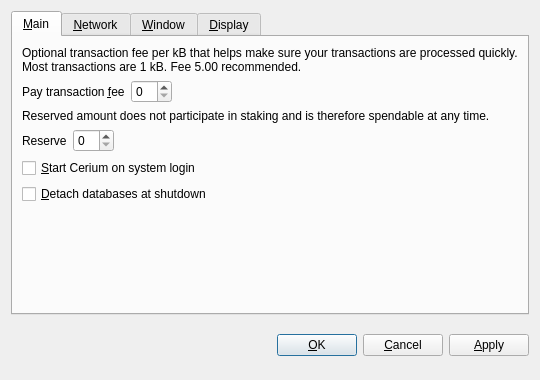
<?xml version="1.0" encoding="UTF-8"?>
<ui version="4.0">
 <class>OptionsDialog</class>
 <widget class="QDialog" name="OptionsDialog">
  <property name="geometry">
   <rect>
    <x>0</x>
    <y>0</y>
    <width>540</width>
    <height>380</height>
   </rect>
  </property>
  <property name="windowTitle">
   <string>Options</string>
  </property>
  <property name="modal">
   <bool>true</bool>
  </property>
  <layout class="QVBoxLayout" name="verticalLayout">
   <item>
    <widget class="QTabWidget" name="tabWidget">
     <property name="tabPosition">
      <enum>QTabWidget::North</enum>
     </property>
     <property name="currentIndex">
      <number>0</number>
     </property>
     <widget class="QWidget" name="tabMain">
      <attribute name="title">
       <string>&amp;Main</string>
      </attribute>
      <layout class="QVBoxLayout" name="verticalLayout_Main">
       <item>
        <widget class="QLabel" name="transactionFeeInfoLabel">
         <property name="text">
          <string>Optional transaction fee per kB that helps make sure your transactions are processed quickly. Most transactions are 1 kB. Fee 5.00 recommended.</string>
         </property>
         <property name="textFormat">
          <enum>Qt::PlainText</enum>
         </property>
         <property name="wordWrap">
          <bool>true</bool>
         </property>
        </widget>
       </item>
       <item>
        <layout class="QHBoxLayout" name="horizontalLayoutFee">
         <item>
          <widget class="QLabel" name="transactionFeeLabel">
           <property name="text">
            <string>Pay transaction &amp;fee</string>
           </property>
           <property name="textFormat">
            <enum>Qt::PlainText</enum>
           </property>
           <property name="buddy">
            <cstring>transactionFee</cstring>
           </property>
          </widget>
         </item>
         <item>
          <widget class="BitcoinAmountField" name="transactionFee"/>
         </item>
         <item>
          <spacer name="horizontalSpacerFee">
           <property name="orientation">
            <enum>Qt::Horizontal</enum>
           </property>
           <property name="sizeHint" stdset="0">
            <size>
             <width>40</width>
             <height>20</height>
            </size>
           </property>
          </spacer>
         </item>
        </layout>
       </item>
       <item>
        <widget class="QLabel" name="reserveBalanceInfoLabel">
         <property name="text">
          <string>Reserved amount does not participate in staking and is therefore spendable at any time.</string>
         </property>
         <property name="textFormat">
          <enum>Qt::PlainText</enum>
         </property>
         <property name="wordWrap">
          <bool>true</bool>
         </property>
        </widget>
       </item>
       <item>
        <layout class="QHBoxLayout" name="horizontalLayoutReserveBalance">
         <item>
          <widget class="QLabel" name="reserveBalanceLabel">
           <property name="text">
            <string>Reserve</string>
           </property>
           <property name="textFormat">
            <enum>Qt::PlainText</enum>
           </property>
           <property name="buddy">
            <cstring>reserveBalance</cstring>
           </property>
          </widget>
         </item>
         <item>
          <widget class="BitcoinAmountField" name="reserveBalance"/>
         </item>
         <item>
          <spacer name="horizontalSpacerReserveBalance">
           <property name="orientation">
            <enum>Qt::Horizontal</enum>
           </property>
           <property name="sizeHint" stdset="0">
            <size>
             <width>40</width>
             <height>20</height>
            </size>
           </property>
          </spacer>
         </item>
        </layout>
       </item>
       <item>
        <widget class="QCheckBox" name="bitcoinAtStartup">
         <property name="toolTip">
          <string>Automatically start Cerium after logging in to the system.</string>
         </property>
         <property name="text">
          <string>&amp;Start Cerium on system login</string>
         </property>
        </widget>
       </item>
       <item>
        <widget class="QCheckBox" name="detachDatabases">
         <property name="toolTip">
          <string>Detach block and address databases at shutdown. This means they can be moved to another data directory, but it slows down shutdown. The wallet is always detached.</string>
         </property>
         <property name="text">
          <string>&amp;Detach databases at shutdown</string>
         </property>
        </widget>
       </item>
       <item>
        <spacer name="verticalSpacer_Main">
         <property name="orientation">
          <enum>Qt::Vertical</enum>
         </property>
         <property name="sizeHint" stdset="0">
          <size>
           <width>20</width>
           <height>40</height>
          </size>
         </property>
        </spacer>
       </item>
      </layout>
     </widget>
     <widget class="QWidget" name="tabNetwork">
      <attribute name="title">
       <string>&amp;Network</string>
      </attribute>
      <layout class="QVBoxLayout" name="verticalLayout_Network">
       <item>
        <widget class="QCheckBox" name="mapPortUpnp">
         <property name="toolTip">
          <string>Automatically open the Cerium client port on the router. This only works when your router supports UPnP and it is enabled.</string>
         </property>
         <property name="text">
          <string>Map port using &amp;UPnP</string>
         </property>
        </widget>
       </item>
       <item>
        <widget class="QCheckBox" name="connectSocks">
         <property name="toolTip">
          <string>Connect to the Cerium network through a SOCKS proxy (e.g. when connecting through Tor).</string>
         </property>
         <property name="text">
          <string>&amp;Connect through SOCKS proxy:</string>
         </property>
        </widget>
       </item>
       <item>
        <layout class="QHBoxLayout" name="horizontalLayout_Network">
         <item>
          <widget class="QLabel" name="proxyIpLabel">
           <property name="text">
            <string>Proxy &amp;IP:</string>
           </property>
           <property name="textFormat">
            <enum>Qt::PlainText</enum>
           </property>
           <property name="buddy">
            <cstring>proxyIp</cstring>
           </property>
          </widget>
         </item>
         <item>
          <widget class="QValidatedLineEdit" name="proxyIp">
           <property name="maximumSize">
            <size>
             <width>140</width>
             <height>16777215</height>
            </size>
           </property>
           <property name="toolTip">
            <string>IP address of the proxy (e.g. 127.0.0.1)</string>
           </property>
          </widget>
         </item>
         <item>
          <widget class="QLabel" name="proxyPortLabel">
           <property name="text">
            <string>&amp;Port:</string>
           </property>
           <property name="textFormat">
            <enum>Qt::PlainText</enum>
           </property>
           <property name="buddy">
            <cstring>proxyPort</cstring>
           </property>
          </widget>
         </item>
         <item>
          <widget class="QLineEdit" name="proxyPort">
           <property name="maximumSize">
            <size>
             <width>55</width>
             <height>16777215</height>
            </size>
           </property>
           <property name="toolTip">
            <string>Port of the proxy (e.g. 9050)</string>
           </property>
          </widget>
         </item>
         <item>
          <widget class="QLabel" name="socksVersionLabel">
           <property name="text">
            <string>SOCKS &amp;Version:</string>
           </property>
           <property name="textFormat">
            <enum>Qt::PlainText</enum>
           </property>
           <property name="buddy">
            <cstring>socksVersion</cstring>
           </property>
          </widget>
         </item>
         <item>
          <widget class="QValueComboBox" name="socksVersion">
           <property name="toolTip">
            <string>SOCKS version of the proxy (e.g. 5)</string>
           </property>
          </widget>
         </item>
         <item>
          <spacer name="horizontalSpacer_Network">
           <property name="orientation">
            <enum>Qt::Horizontal</enum>
           </property>
           <property name="sizeHint" stdset="0">
            <size>
             <width>40</width>
             <height>20</height>
            </size>
           </property>
          </spacer>
         </item>
        </layout>
       </item>
       <item>
        <spacer name="verticalSpacer_Network">
         <property name="orientation">
          <enum>Qt::Vertical</enum>
         </property>
         <property name="sizeHint" stdset="0">
          <size>
           <width>20</width>
           <height>40</height>
          </size>
         </property>
        </spacer>
       </item>
      </layout>
     </widget>
     <widget class="QWidget" name="tabWindow">
      <attribute name="title">
       <string>&amp;Window</string>
      </attribute>
      <layout class="QVBoxLayout" name="verticalLayout_Window">
       <item>
        <widget class="QCheckBox" name="minimizeToTray">
         <property name="toolTip">
          <string>Show only a tray icon after minimizing the window.</string>
         </property>
         <property name="text">
          <string>&amp;Minimize to the tray instead of the taskbar</string>
         </property>
        </widget>
       </item>
       <item>
        <widget class="QCheckBox" name="minimizeOnClose">
         <property name="toolTip">
          <string>Minimize instead of exit the application when the window is closed. When this option is enabled, the application will be closed only after selecting Quit in the menu.</string>
         </property>
         <property name="text">
          <string>M&amp;inimize on close</string>
         </property>
        </widget>
       </item>
       <item>
        <spacer name="verticalSpacer_Window">
         <property name="orientation">
          <enum>Qt::Vertical</enum>
         </property>
         <property name="sizeHint" stdset="0">
          <size>
           <width>20</width>
           <height>40</height>
          </size>
         </property>
        </spacer>
       </item>
      </layout>
     </widget>
     <widget class="QWidget" name="tabDisplay">
      <attribute name="title">
       <string>&amp;Display</string>
      </attribute>
      <layout class="QVBoxLayout" name="verticalLayout_Display">
       <item>
        <layout class="QHBoxLayout" name="horizontalLayout_1_Display">
         <item>
          <widget class="QLabel" name="langLabel">
           <property name="text">
            <string>User Interface &amp;language:</string>
           </property>
           <property name="textFormat">
            <enum>Qt::PlainText</enum>
           </property>
           <property name="buddy">
            <cstring>lang</cstring>
           </property>
          </widget>
         </item>
         <item>
          <widget class="QValueComboBox" name="lang">
           <property name="toolTip">
            <string>The user interface language can be set here. This setting will take effect after restarting Cerium.</string>
           </property>
          </widget>
         </item>
        </layout>
       </item>
       <item>
        <layout class="QHBoxLayout" name="horizontalLayout_2_Display">
         <item>
          <widget class="QLabel" name="unitLabel">
           <property name="text">
            <string>&amp;Unit to show amounts in:</string>
           </property>
           <property name="textFormat">
            <enum>Qt::PlainText</enum>
           </property>
           <property name="buddy">
            <cstring>unit</cstring>
           </property>
          </widget>
         </item>
         <item>
          <widget class="QValueComboBox" name="unit">
           <property name="toolTip">
            <string>Choose the default subdivision unit to show in the interface and when sending coins.</string>
           </property>
          </widget>
         </item>
        </layout>
       </item>
       <item>
        <widget class="QCheckBox" name="displayAddresses">
         <property name="toolTip">
          <string>Whether to show Cerium addresses in the transaction list or not.</string>
         </property>
         <property name="text">
          <string>&amp;Display addresses in transaction list</string>
         </property>
        </widget>
       </item>
       <item>
        <widget class="QCheckBox" name="coinControlFeatures">
         <property name="toolTip">
          <string>Whether to show coin control features or not.</string>
         </property>
         <property name="text">
          <string>Display coin &amp;control features (experts only!)</string>
         </property>
        </widget>
       </item>
       <item>
        <spacer name="verticalSpacer_Display">
         <property name="orientation">
          <enum>Qt::Vertical</enum>
         </property>
         <property name="sizeHint" stdset="0">
          <size>
           <width>20</width>
           <height>40</height>
          </size>
         </property>
        </spacer>
       </item>
      </layout>
     </widget>
    </widget>
   </item>
   <item>
    <layout class="QHBoxLayout" name="horizontalLayout_Buttons">
     <item>
      <spacer name="horizontalSpacer_1">
       <property name="orientation">
        <enum>Qt::Horizontal</enum>
       </property>
       <property name="sizeHint" stdset="0">
        <size>
         <width>40</width>
         <height>48</height>
        </size>
       </property>
      </spacer>
     </item>
     <item>
      <widget class="QLabel" name="statusLabel">
       <property name="font">
        <font>
         <weight>75</weight>
         <bold>true</bold>
        </font>
       </property>
       <property name="text">
        <string/>
       </property>
       <property name="textFormat">
        <enum>Qt::PlainText</enum>
       </property>
       <property name="wordWrap">
        <bool>true</bool>
       </property>
      </widget>
     </item>
     <item>
      <spacer name="horizontalSpacer_2">
       <property name="orientation">
        <enum>Qt::Horizontal</enum>
       </property>
       <property name="sizeHint" stdset="0">
        <size>
         <width>40</width>
         <height>48</height>
        </size>
       </property>
      </spacer>
     </item>
     <item>
      <widget class="QPushButton" name="okButton">
       <property name="text">
        <string>&amp;OK</string>
       </property>
      </widget>
     </item>
     <item>
      <widget class="QPushButton" name="cancelButton">
       <property name="text">
        <string>&amp;Cancel</string>
       </property>
       <property name="autoDefault">
        <bool>false</bool>
       </property>
      </widget>
     </item>
     <item>
      <widget class="QPushButton" name="applyButton">
       <property name="text">
        <string>&amp;Apply</string>
       </property>
       <property name="autoDefault">
        <bool>false</bool>
       </property>
      </widget>
     </item>
    </layout>
   </item>
  </layout>
 </widget>
 <customwidgets>
  <customwidget>
   <class>BitcoinAmountField</class>
   <extends>QSpinBox</extends>
   <header>bitcoinamountfield.h</header>
  </customwidget>
  <customwidget>
   <class>QValueComboBox</class>
   <extends>QComboBox</extends>
   <header>qvaluecombobox.h</header>
  </customwidget>
  <customwidget>
   <class>QValidatedLineEdit</class>
   <extends>QLineEdit</extends>
   <header>qvalidatedlineedit.h</header>
  </customwidget>
 </customwidgets>
 <resources/>
 <connections/>
</ui>
